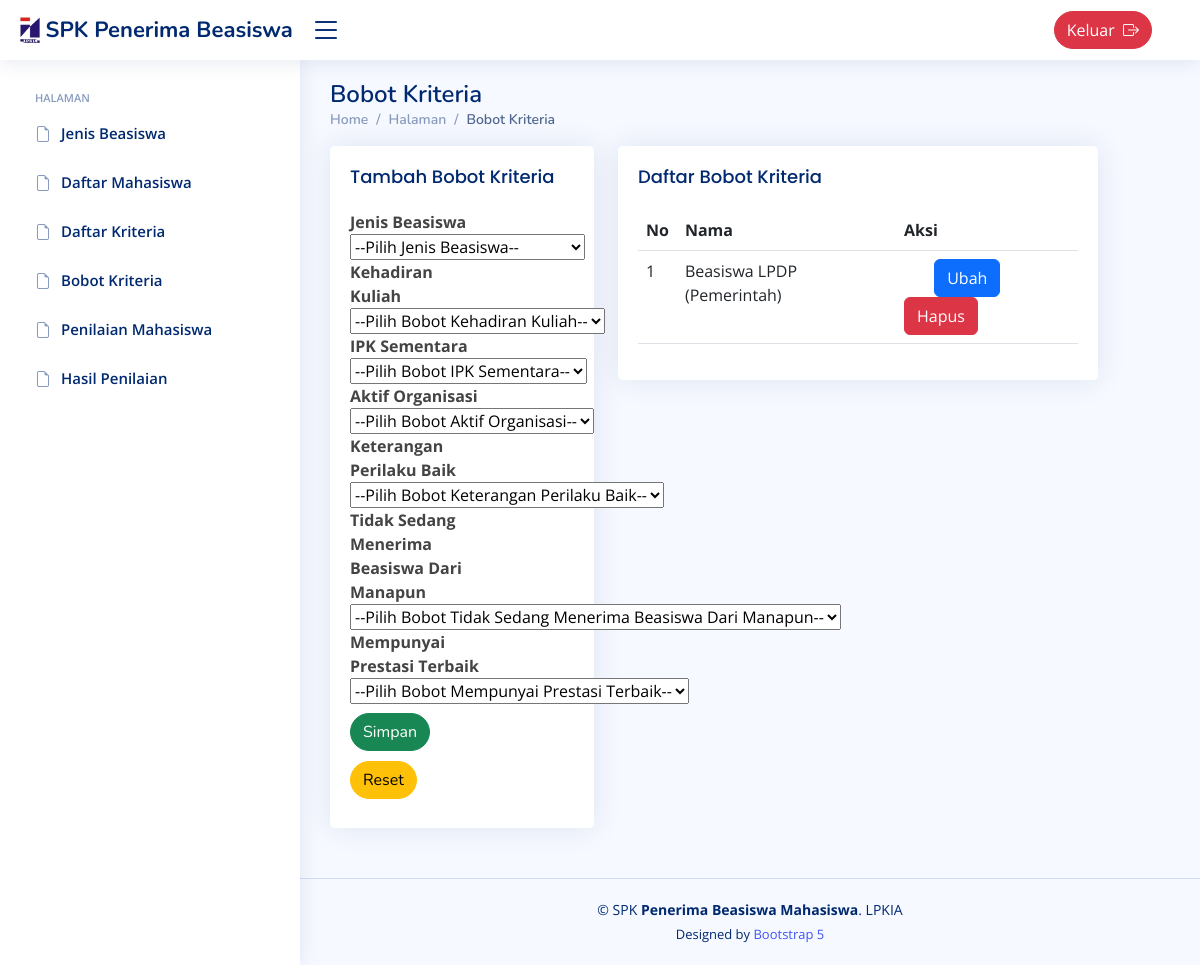
The page /?page=bobot (signed in) on the database its author committed.
### tables this page shows
CREATE TABLE `kriteria` (
  `id_kriteria` int(3) NOT NULL,
  `namaKriteria` varchar(50) NOT NULL,
  `sifat` enum('Benefit','Cost') NOT NULL
);

### page/tambahbobot2.php (the view, shortened to what this page needs)
<form id="form" action="./proses/prosestambah.php" method="POST">
    <div class="panel-middle">
        <div class="group-input">
            <label for="beasiswa"><b>Jenis Beasiswa</b></label>
            <select class="form-custom" required name="beasiswa" id="beasiswa">
                <option selected disabled>--Pilih Jenis Beasiswa--</option>
            </select>
        </div>
        <?php
        $query="SELECT * FROM kriteria";
        $execute=$konek->query($query);
        if ($execute->num_rows > 0){
            while($data=$execute->fetch_array(MYSQLI_ASSOC)){
                echo "<div class=\"group-input\">
                        <label for=\"$data[namaKriteria]\"><b>$data[namaKriteria]</b></label>
                        <input type='hidden' value=$data[id_kriteria] name='kriteria[]'>
                            <select class=\"form-custom\" required name=\"bobot[]\" id=\"$data[namaKriteria]\">
                            <option selected disabled>--Pilih Bobot $data[namaKriteria]--</option>";
                echo "      </select>
                      </div>
                ";
            }
        }
        ?>
    </div>
    <div class="panel-top">
        <div class="panel-top">
        <h1>
            <button type="submit" class="btn btn-success rounded-pill"> Simpan</button>
            <button type="reset" id="buttonreset" class="btn btn-warning rounded-pill">Reset</button>
        </div>
    </div>
</form>

### assets/css/style.css (style rules this page uses)
:root { scroll-behavior: smooth; }
body { font-family: "Open Sans", sans-serif; background: #f6f9ff; color: #444444; }
h1, h2, h3, h4, h5, h6 { font-family: "Nunito", sans-serif; }

### rows shown on the page
kriteria: namaKriteria "Kehadiran Kuliah"
kriteria: namaKriteria "IPK Sementara"
kriteria: namaKriteria "Aktif Organisasi"
kriteria: namaKriteria "Keterangan Perilaku Baik"
kriteria: namaKriteria "Tidak Sedang Menerima Beasiswa Dari Manapun"
kriteria: namaKriteria "Mempunyai Prestasi Terbaik"

### other values the page prints
$data[namaBeasiswa] "Beasiswa LPDP (Pemerintah)"
